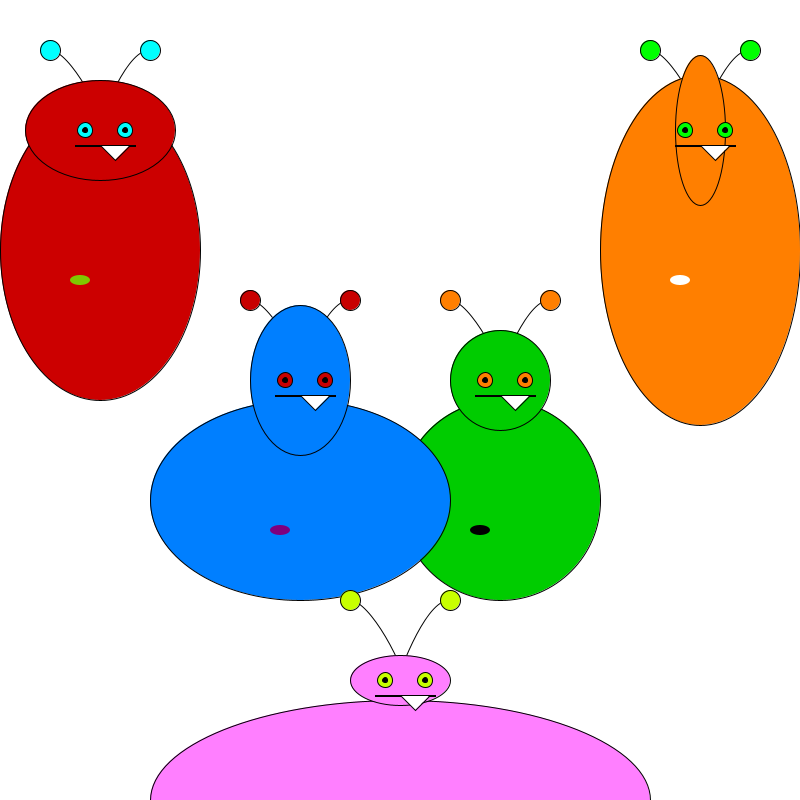
Frame 1 (no input)
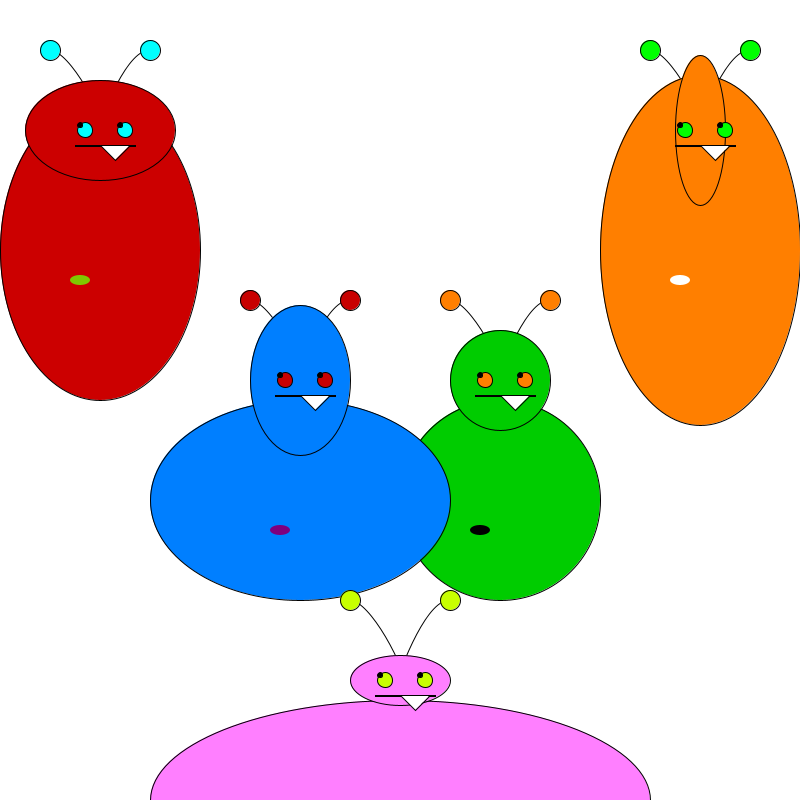
Frame 60 (the mouse pressed at the canvas centre just before this capture)
Frame 120 (the mouse held since frame 60 and released just before this capture): identical to frame 1, image omitted

The Processing sketch that drew these frames (run headless with seeded random() and noise(); from frame 60 on, the mouse is pressed at the canvas centre):

// Processing sketch: CalvinCheang_Exercise5b
// ── CalvinCheang_Exercise5b.pde
Monster fred, charlie, lucy, mike, susan;

void setup(){
  size(800,800);
  background(255);
  fred = new Monster(100, 100, color(255,127,0), color(0,204,0), color(0,0,0));
  charlie = new Monster(-100,100,color(200,0,0), color(0, 127, 255), color(127,0,127));
  lucy = new Monster(-300,-150,color(0,255,255), color(204, 0, 0), color(127,200,0));
  mike = new Monster(300,-150,color(0,255,0), color(255, 127, 0), color(255,255,255));
  susan = new Monster(0,400,color(200,255,0), color(255, 127, 255), color(127,0,127));
}

void draw(){
  background(255);
  fred.monsterBody(200,200);
  fred.head(100,100);
  fred.update();
  
  charlie.monsterBody(300,200);
  charlie.head(100,150);
  charlie.update();
 
  lucy.monsterBody(200,300);
  lucy.head(150,100);
  lucy.update();
  
  mike.monsterBody(200,350);
  mike.head(50,150);
  mike.update();
  
  susan.monsterBody(500,200);
  susan.head(100,50);
  susan.update();
  
}
// ── Monster.pde
class Monster {

  int w = 800;
  int ang = 45;
  float wanderX = 0;
  float wanderY = 0;
  float x, y;
 // color s1 = color(60, 189, 64); //greenish yellow
 // color s2 = color(59, 220, 64); //lighter green
  color k1, k2;
  color wort;// = color(181, 35, 203); // purple wart

  //this is the class constructor. this is called
  //with the "new" line in the main code
  Monster(float tempX, float tempY, color sk1, color sk2, color wort_) {
    x = tempX;
    y = tempY;
    wort = wort_;
    k1 = sk1;
    k2 = sk2;
    
  }
  //all the methods go below the constructor

  void update() {
    wanderX = map(mouseX, 0, width, -5,5);
    print("wanderX is ");
    println(wanderX);
    wanderY = map(mouseY, 0, height, 0, 0);
  }

  void monsterBody(int wide, int tall) {
    smooth();

    curve(w/2 - 100 + x, w/2-100 + y, w/2 - 50 + x, w/2-200 + y, w/2 + 10 + x, w/2 -100 + y, w/2 -20 + x, w/2 + 20 + y); //left antenna
    curve(w/2 + 120 + x, w/2-80 + y, w/2 + 50 + x, w/2-200 + y, w/2 - 10 + x, w/2 - 100 + y, w/2 -20 + x, w/2 + 40 + y); //right antenna
    fill(k2); //darker green
    ellipse(w/2 + x, w/2 + y, wide, tall); //body 120, 160
    fill(wort); // purple
    noStroke(); 
    ellipse(w/2 - 20 + x, w/2 + 30 + y, 20, 10);  //wart
  }

  void head(int wid, int hei) {
    fill(k2); // lighter green
    stroke(0); 
    ellipse(w/2 + x, w/2 - 120 + y, wid, hei); //head 100,80
    fill(0);
    rect(w/2 - 25 + x, w/2 - 105 + y, 60, 1); //mouth
    fill(255);
    triangle(w/2 + 15 + x, w/2 - 90 + y, w/2 + x, w/2-105 + y, w/2 + 30 + x, w/2 - 105 + y); //tooth
    eye(wanderX, wanderY);
    fill(k1); //lighter green
    ellipse(w/2 - 50 + x, w/2 - 200 + y, 20, 20); // left antenna point
    ellipse(w/2 + 50 + x, w/2 - 200 + y, 20, 20); // right antenna point
    noFill();
  }

  void eye(float wX, float wY) {
    fill(k1); //greenish yellow
    ellipse(w/2 - 15 + x, w/2 - 120 + y, 15, 15); //left eye
    ellipse(w/2 + 25 + x, w/2 - 120 + y, 15, 15); //right eye
    fill(0);
    ellipse(w/2 - 15 + wX + x, w/2 - 120 + wX + y, 5, 5); //left pupil
    ellipse(w/2 + 25 + wX + x, w/2 - 120 + wX + y, 5, 5); //right pupil
    noFill();
  }
}
